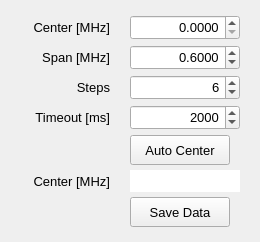
        <widget class="QWidget" name="findCenterWidget">
         <property name="enabled">
          <bool>true</bool>
         </property>
         <property name="geometry">
          <rect>
           <x>0</x>
           <y>0</y>
           <width>260</width>
           <height>242</height>
          </rect>
         </property>
         <property name="sizePolicy">
          <sizepolicy hsizetype="Preferred" vsizetype="MinimumExpanding">
           <horstretch>0</horstretch>
           <verstretch>0</verstretch>
          </sizepolicy>
         </property>
         <property name="autoFillBackground">
          <bool>true</bool>
         </property>
         <attribute name="label">
          <string>Frequency Calibration</string>
         </attribute>
         <layout class="QVBoxLayout" name="verticalLayout_2">
          <property name="spacing">
           <number>10</number>
          </property>
          <property name="leftMargin">
           <number>0</number>
          </property>
          <property name="topMargin">
           <number>10</number>
          </property>
          <property name="rightMargin">
           <number>0</number>
          </property>
          <property name="bottomMargin">
           <number>10</number>
          </property>
          <item>
           <widget class="QWidget" name="widget" native="true">
            <layout class="QFormLayout" name="formLayout_2">
             <property name="sizeConstraint">
              <enum>QLayout::SetDefaultConstraint</enum>
             </property>
             <property name="fieldGrowthPolicy">
              <enum>QFormLayout::ExpandingFieldsGrow</enum>
             </property>
             <property name="formAlignment">
              <set>Qt::AlignCenter</set>
             </property>
             <property name="horizontalSpacing">
              <number>20</number>
             </property>
             <property name="verticalSpacing">
              <number>5</number>
             </property>
             <property name="leftMargin">
              <number>10</number>
             </property>
             <property name="topMargin">
              <number>5</number>
             </property>
             <property name="rightMargin">
              <number>20</number>
             </property>
             <property name="bottomMargin">
              <number>5</number>
             </property>
             <item row="0" column="0">
              <widget class="QLabel" name="freqCenterLabel">
               <property name="sizePolicy">
                <sizepolicy hsizetype="Minimum" vsizetype="Preferred">
                 <horstretch>0</horstretch>
                 <verstretch>0</verstretch>
                </sizepolicy>
               </property>
               <property name="minimumSize">
                <size>
                 <width>100</width>
                 <height>0</height>
                </size>
               </property>
               <property name="font">
                <font>
                 <pointsize>10</pointsize>
                 <weight>50</weight>
                 <bold>false</bold>
                </font>
               </property>
               <property name="text">
                <string>Center [MHz]</string>
               </property>
               <property name="alignment">
                <set>Qt::AlignRight|Qt::AlignTrailing|Qt::AlignVCenter</set>
               </property>
              </widget>
             </item>
             <item row="0" column="1">
              <widget class="QDoubleSpinBox" name="freqCenter_input">
               <property name="sizePolicy">
                <sizepolicy hsizetype="Expanding" vsizetype="Fixed">
                 <horstretch>0</horstretch>
                 <verstretch>0</verstretch>
                </sizepolicy>
               </property>
               <property name="minimumSize">
                <size>
                 <width>90</width>
                 <height>25</height>
                </size>
               </property>
               <property name="maximumSize">
                <size>
                 <width>300</width>
                 <height>25</height>
                </size>
               </property>
               <property name="font">
                <font>
                 <pointsize>10</pointsize>
                 <weight>50</weight>
                 <bold>false</bold>
                </font>
               </property>
               <property name="alignment">
                <set>Qt::AlignRight|Qt::AlignTrailing|Qt::AlignVCenter</set>
               </property>
               <property name="decimals">
                <number>4</number>
               </property>
              </widget>
             </item>
             <item row="1" column="0">
              <widget class="QLabel" name="freqSpanLabel">
               <property name="sizePolicy">
                <sizepolicy hsizetype="Minimum" vsizetype="Preferred">
                 <horstretch>0</horstretch>
                 <verstretch>0</verstretch>
                </sizepolicy>
               </property>
               <property name="minimumSize">
                <size>
                 <width>100</width>
                 <height>0</height>
                </size>
               </property>
               <property name="font">
                <font>
                 <pointsize>10</pointsize>
                 <weight>50</weight>
                 <bold>false</bold>
                </font>
               </property>
               <property name="text">
                <string>Span [MHz]</string>
               </property>
               <property name="alignment">
                <set>Qt::AlignRight|Qt::AlignTrailing|Qt::AlignVCenter</set>
               </property>
              </widget>
             </item>
             <item row="1" column="1">
              <widget class="QDoubleSpinBox" name="freqSpan_input">
               <property name="sizePolicy">
                <sizepolicy hsizetype="Expanding" vsizetype="Fixed">
                 <horstretch>0</horstretch>
                 <verstretch>0</verstretch>
                </sizepolicy>
               </property>
               <property name="minimumSize">
                <size>
                 <width>90</width>
                 <height>25</height>
                </size>
               </property>
               <property name="maximumSize">
                <size>
                 <width>300</width>
                 <height>25</height>
                </size>
               </property>
               <property name="font">
                <font>
                 <pointsize>10</pointsize>
                 <weight>50</weight>
                 <bold>false</bold>
                </font>
               </property>
               <property name="alignment">
                <set>Qt::AlignRight|Qt::AlignTrailing|Qt::AlignVCenter</set>
               </property>
               <property name="decimals">
                <number>4</number>
               </property>
               <property name="value">
                <double>0.600000000000000</double>
               </property>
              </widget>
             </item>
             <item row="2" column="0">
              <widget class="QLabel" name="freqStepsLabel">
               <property name="sizePolicy">
                <sizepolicy hsizetype="Minimum" vsizetype="Preferred">
                 <horstretch>0</horstretch>
                 <verstretch>0</verstretch>
                </sizepolicy>
               </property>
               <property name="minimumSize">
                <size>
                 <width>100</width>
                 <height>0</height>
                </size>
               </property>
               <property name="font">
                <font>
                 <pointsize>10</pointsize>
                 <weight>50</weight>
                 <bold>false</bold>
                </font>
               </property>
               <property name="text">
                <string>Steps</string>
               </property>
               <property name="alignment">
                <set>Qt::AlignRight|Qt::AlignTrailing|Qt::AlignVCenter</set>
               </property>
              </widget>
             </item>
             <item row="3" column="0">
              <widget class="QLabel" name="freqTimeoutLabel">
               <property name="sizePolicy">
                <sizepolicy hsizetype="Minimum" vsizetype="Preferred">
                 <horstretch>0</horstretch>
                 <verstretch>0</verstretch>
                </sizepolicy>
               </property>
               <property name="minimumSize">
                <size>
                 <width>100</width>
                 <height>0</height>
                </size>
               </property>
               <property name="font">
                <font>
                 <pointsize>10</pointsize>
                 <weight>50</weight>
                 <bold>false</bold>
                </font>
               </property>
               <property name="text">
                <string>Timeout [ms]</string>
               </property>
               <property name="alignment">
                <set>Qt::AlignRight|Qt::AlignTrailing|Qt::AlignVCenter</set>
               </property>
              </widget>
             </item>
             <item row="2" column="1">
              <widget class="QSpinBox" name="freqSteps_input">
               <property name="sizePolicy">
                <sizepolicy hsizetype="Expanding" vsizetype="Fixed">
                 <horstretch>0</horstretch>
                 <verstretch>0</verstretch>
                </sizepolicy>
               </property>
               <property name="minimumSize">
                <size>
                 <width>90</width>
                 <height>25</height>
                </size>
               </property>
               <property name="maximumSize">
                <size>
                 <width>300</width>
                 <height>25</height>
                </size>
               </property>
               <property name="font">
                <font>
                 <pointsize>10</pointsize>
                 <weight>50</weight>
                 <bold>false</bold>
                </font>
               </property>
               <property name="alignment">
                <set>Qt::AlignRight|Qt::AlignTrailing|Qt::AlignVCenter</set>
               </property>
               <property name="value">
                <number>6</number>
               </property>
              </widget>
             </item>
             <item row="3" column="1">
              <widget class="QSpinBox" name="freqTimeout_input">
               <property name="sizePolicy">
                <sizepolicy hsizetype="Expanding" vsizetype="Fixed">
                 <horstretch>0</horstretch>
                 <verstretch>0</verstretch>
                </sizepolicy>
               </property>
               <property name="minimumSize">
                <size>
                 <width>90</width>
                 <height>25</height>
                </size>
               </property>
               <property name="maximumSize">
                <size>
                 <width>300</width>
                 <height>25</height>
                </size>
               </property>
               <property name="font">
                <font>
                 <pointsize>10</pointsize>
                 <weight>50</weight>
                 <bold>false</bold>
                </font>
               </property>
               <property name="alignment">
                <set>Qt::AlignRight|Qt::AlignTrailing|Qt::AlignVCenter</set>
               </property>
               <property name="maximum">
                <number>999999</number>
               </property>
               <property name="value">
                <number>2000</number>
               </property>
              </widget>
             </item>
             <item row="4" column="1">
              <widget class="QPushButton" name="autoCenter_btn">
               <property name="sizePolicy">
                <sizepolicy hsizetype="Fixed" vsizetype="Fixed">
                 <horstretch>0</horstretch>
                 <verstretch>0</verstretch>
                </sizepolicy>
               </property>
               <property name="minimumSize">
                <size>
                 <width>100</width>
                 <height>30</height>
                </size>
               </property>
               <property name="maximumSize">
                <size>
                 <width>100</width>
                 <height>30</height>
                </size>
               </property>
               <property name="font">
                <font>
                 <pointsize>10</pointsize>
                 <weight>50</weight>
                 <bold>false</bold>
                </font>
               </property>
               <property name="text">
                <string>Auto Center</string>
               </property>
              </widget>
             </item>
             <item row="5" column="1">
              <widget class="QLineEdit" name="autocenter_output">
               <property name="sizePolicy">
                <sizepolicy hsizetype="Expanding" vsizetype="Fixed">
                 <horstretch>0</horstretch>
                 <verstretch>0</verstretch>
                </sizepolicy>
               </property>
               <property name="minimumSize">
                <size>
                 <width>80</width>
                 <height>22</height>
                </size>
               </property>
               <property name="maximumSize">
                <size>
                 <width>16777215</width>
                 <height>22</height>
                </size>
               </property>
               <property name="frame">
                <bool>false</bool>
               </property>
              </widget>
             </item>
             <item row="5" column="0">
              <widget class="QLabel" name="label_4">
               <property name="sizePolicy">
                <sizepolicy hsizetype="Minimum" vsizetype="Preferred">
                 <horstretch>0</horstretch>
                 <verstretch>0</verstretch>
                </sizepolicy>
               </property>
               <property name="minimumSize">
                <size>
                 <width>100</width>
                 <height>0</height>
                </size>
               </property>
               <property name="font">
                <font>
                 <pointsize>10</pointsize>
                </font>
               </property>
               <property name="text">
                <string>Center [MHz]</string>
               </property>
               <property name="alignment">
                <set>Qt::AlignRight|Qt::AlignTrailing|Qt::AlignVCenter</set>
               </property>
              </widget>
             </item>
             <item row="6" column="1">
              <widget class="QPushButton" name="autoCenter_save_btn">
               <property name="sizePolicy">
                <sizepolicy hsizetype="Fixed" vsizetype="Fixed">
                 <horstretch>0</horstretch>
                 <verstretch>0</verstretch>
                </sizepolicy>
               </property>
               <property name="minimumSize">
                <size>
                 <width>100</width>
                 <height>30</height>
                </size>
               </property>
               <property name="maximumSize">
                <size>
                 <width>100</width>
                 <height>30</height>
                </size>
               </property>
               <property name="font">
                <font>
                 <pointsize>10</pointsize>
                </font>
               </property>
               <property name="text">
                <string>Save Data</string>
               </property>
              </widget>
             </item>
            </layout>
           </widget>
          </item>
         </layout>
        </widget>
